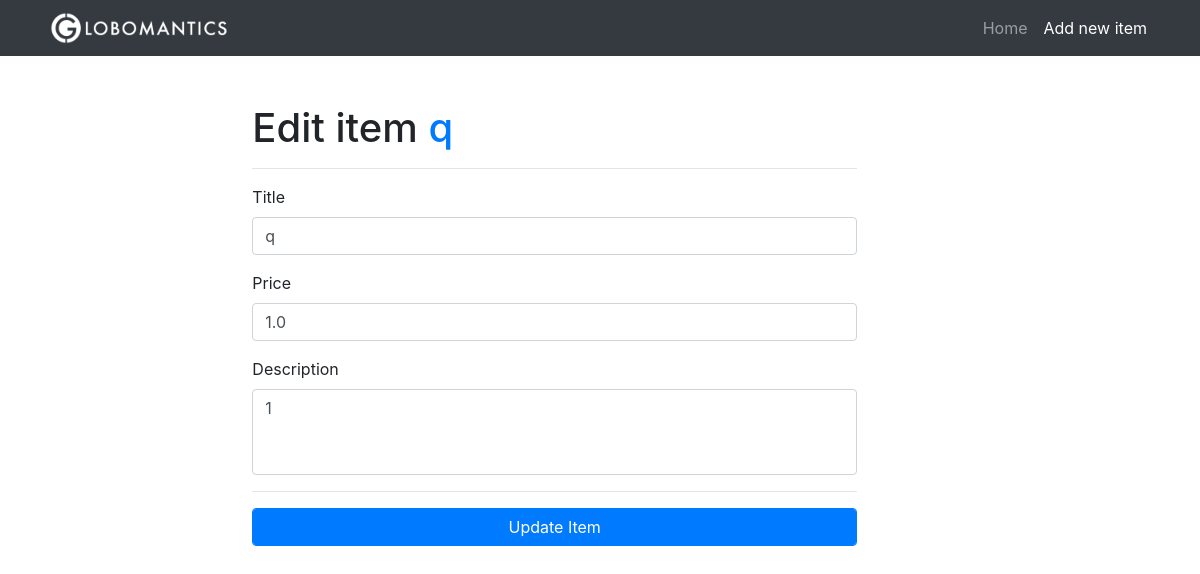
The app's page /item/5/edit, older data.
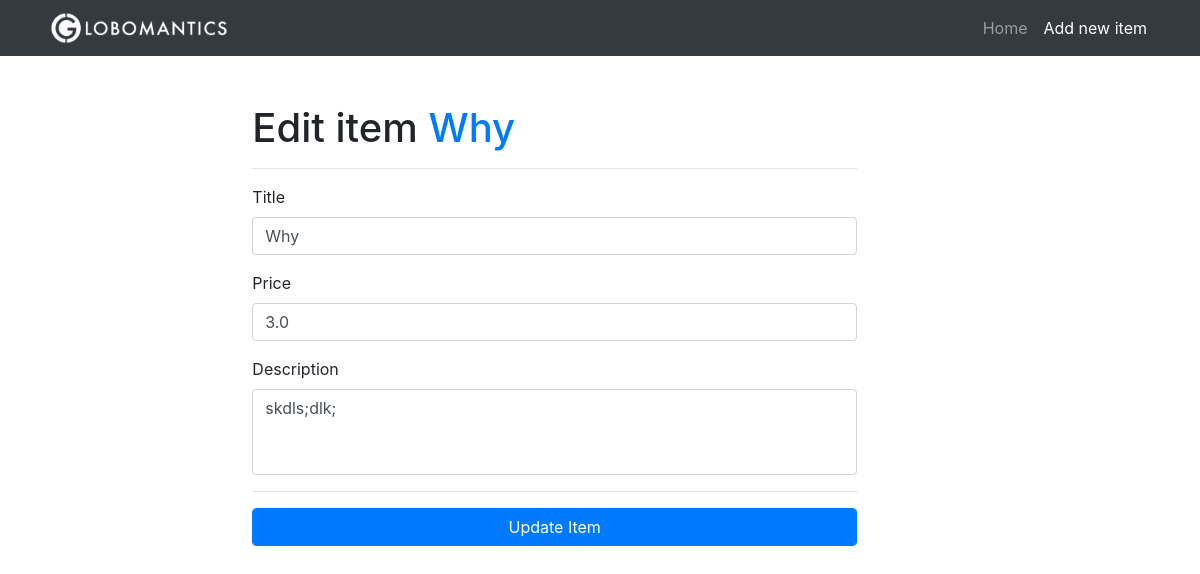
The same page, newer data.
### tables this page shows
CREATE TABLE items(
                    id              INTEGER PRIMARY KEY AUTOINCREMENT,
                    title           TEXT,
                    description     TEXT,
                    price           REAL,
                    image           TEXT,
                    category_id     INTEGER,
                    subcategory_id  INTEGER,
                    FOREIGN KEY(category_id) REFERENCES categories(id),
                    FOREIGN KEY(subcategory_id) REFERENCES subcategories(id)
);

### app.py (the view, shortened to what this page needs)
@app.route("/item/<item_id>/edit", methods=["GET", "POST"])
def edit_item(item_id):
  conn = get_db()
  c = conn.cursor()
  item_from_db = c.execute("SELECT * FROM items WHERE id = ?", (item_id))
  row = c.fetchone()
  try:
    item = {
      "id": row[0],
      "title": row[1],
      "description": row[2],
      "price": row[3],
      "image": row[4]
    }
  except:
    item = {}
  if item:
    form = EditItemForm()
  form.title.data = item["title"]
  form.description.data = item["description"]
  form.price.data = item["price"]
  if form.errors:
    flash("{}".format(form.errors), "danger")
  return render_template("edit_item.html", item=item, form=form)
  return redirect(url_for("home"))

### app.py
class EditItemForm(ItemForm):
  submit = SubmitField("Update Item")

### app.py (called while the page is built)
def get_db():
  db = getattr(g, "_database", None)
  if db is None:
    db = g._database = sqlite3.connect("db/globomantics.db")
  return db

@app.teardown_appcontext
def close_connection(exception):
  db = getattr(g, "_database", None)
  if db is not None:
    db.close()

### templates/edit_item.html (shortened to what this page needs)
{% extends 'base.html' %}
{% set active_page = 'new_item' %}
{% block content %}
<div class="row">
  <div class="col-lg-7 offset-lg-2 my-5">
    <h1>Edit item <a href="{{ url_for('edit_item',item_id=item.id) }}">{{ item.title }}</a></h1> <hr>
    <form action="{{ url_for('edit_item',item_id=item.id) }}" method="post">
      <div class="form-group">
        {{ form.title.label }}
        {{ form.title(class="form-control") }}
      </div>
      <div class="form-group">
        {{ form.price.label }}
        {{ form.price(class="form-control") }}
      </div>
      <div class="form-group">
        {{ form.description.label }}
        {{ form.description(class="form-control", rows="3") }}
      </div>
      <hr>
      {{ form.submit(class="form-control btn btn-primary") }}
    </form>
  </div>
</div>
{% endblock %}

Row changes from the older to the newer data that the page shows:
changed items: title "q" → "Why"; price "1.0" → "3.0"; description "1" → "skdls;dlk;"
